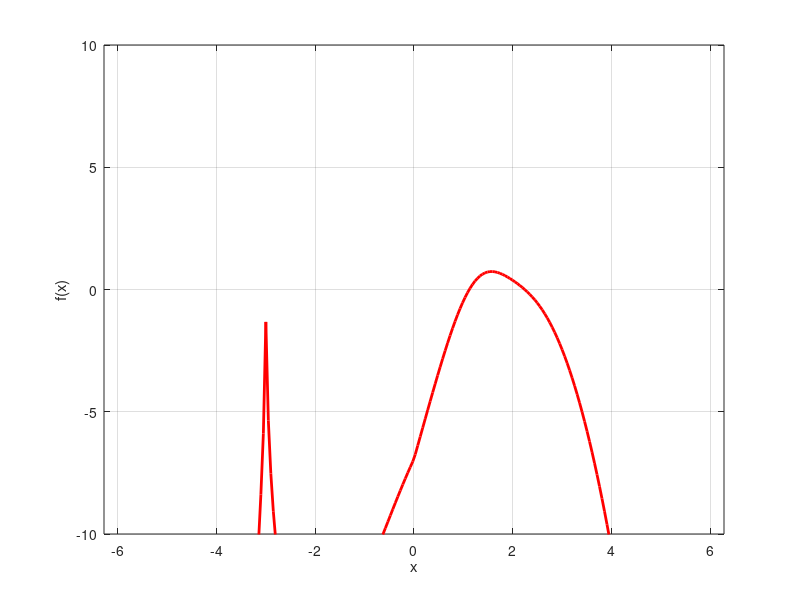

This figure's MATLAB source:
f = @(x) exp(-(x.^4)/9).*abs(x).*sqrt(2+sin(2*x))- ((x-2).^2).*(sqrt(abs(x+3)));%tan(x).^3 + 1*pi - cot(x)
x = linspace(-2*pi,2*pi,250);
intersect_one = fzero(f,[1,1.5]);
intersect_two = fzero(f,[2,2.5]);
plot(x,f(x),'r-','LineWidth',2);
grid on;
xlabel('x'); ylabel('f(x)');
xlim([-2*pi 2*pi]); ylim([-10 10]);
shg;
disp(intersect_one)
disp(intersect_two)
% specify, and check sign change
% brackets = [-2 -0.5; 0.5 2];
% sign(f(brackets))

% 'MarkerFaceColor','red','MarkerEdgeColor','red','MarkerIndices',10

